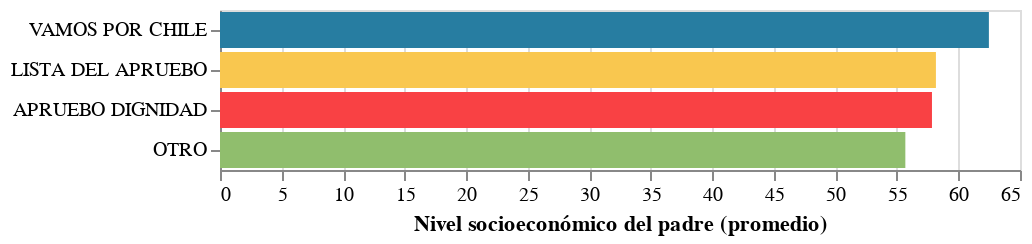

The notebook cell this image was saved under:
### Code cell
bar_chart_nse = (alt.Chart(df_montos).mark_bar().encode(
    y=alt.Y('PACTO',sort='-x', title=''),
    color= alt.Color('PACTO:N', legend=None, 
                                scale=pactos_color_scale),
    x=alt.X("mean(NSE_PATERNO)", title='Nivel socioeconómico del padre (promedio)')
))
bar_chart_nse.save('Nota 01 - Vis 02.html')
bar_chart_nse

### Figure 1 — Vega-Lite specification as saved in the notebook (floating-point values rounded to 4 significant figures; data arrays with more than 128 entries replaced by an {"elided": "..."} marker saying what was removed)
{"config": {"view": {"continuousWidth": 400, "continuousHeight": 300}}, "data": {"name": "data-9c649da44a2c29e4740750db2b5244b4"}, "mark": "bar", "encoding": {"color": {"type": "nominal", "field": "PACTO", "legend": null, "scale": {"domain": ["VAMOS POR CHILE", "LISTA DEL APRUEBO", "APRUEBO DIGNIDAD", "OTRO"], "range": ["#277DA1", "#F9C74F", "#F94144", "#90BE6D"]}}, "x": {"type": "quantitative", "aggregate": "mean", "field": "NSE_PATERNO", "title": "Nivel socioeconómico del padre (promedio)"}, "y": {"type": "nominal", "field": "PACTO", "sort": "-x", "title": ""}}, "$schema": "https://vega.github.io/schema/vega-lite/v4.0.2.json", "datasets": {"data-9c649da44a2c29e4740750db2b5244b4": {"elided": "924 records"}}}
